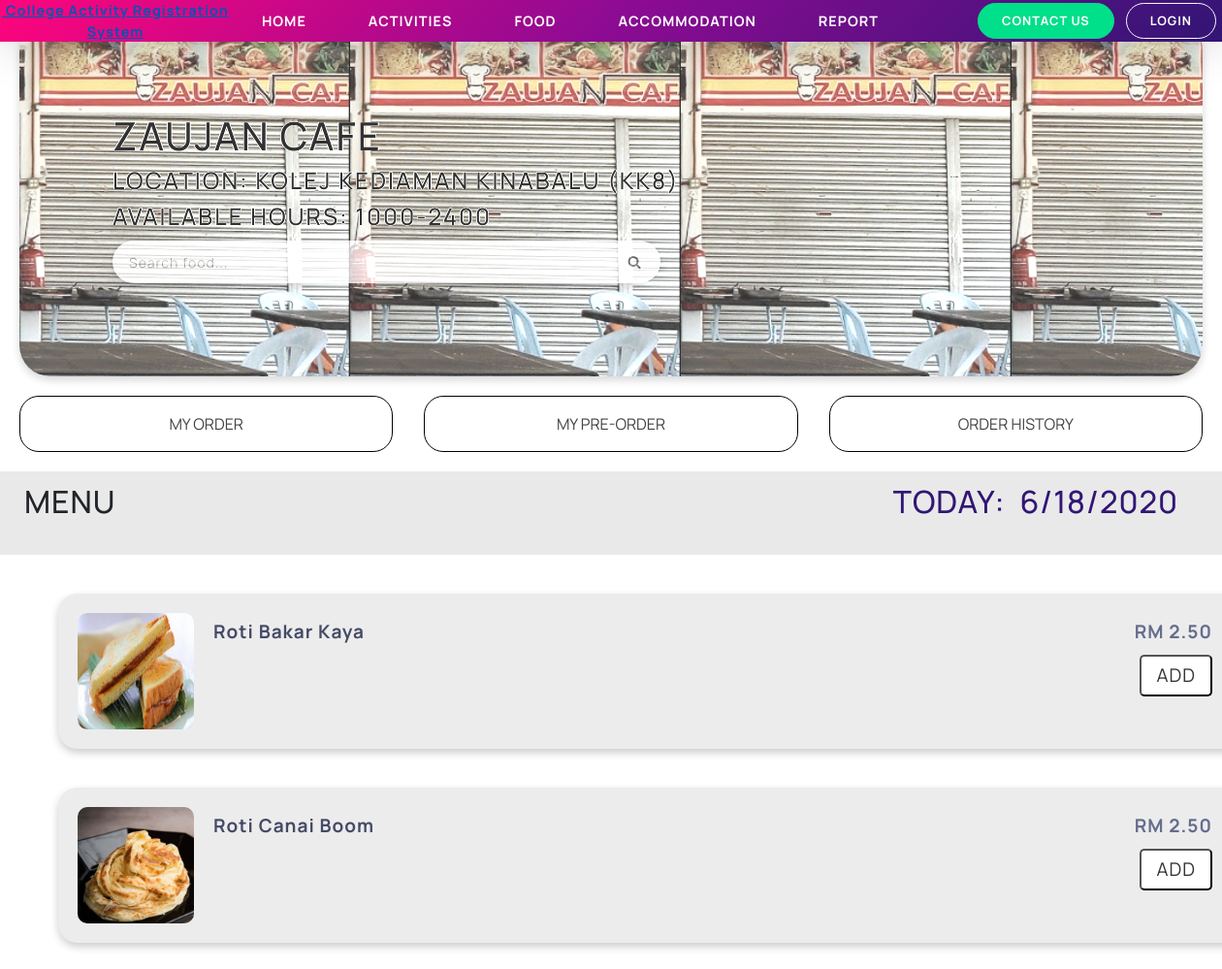
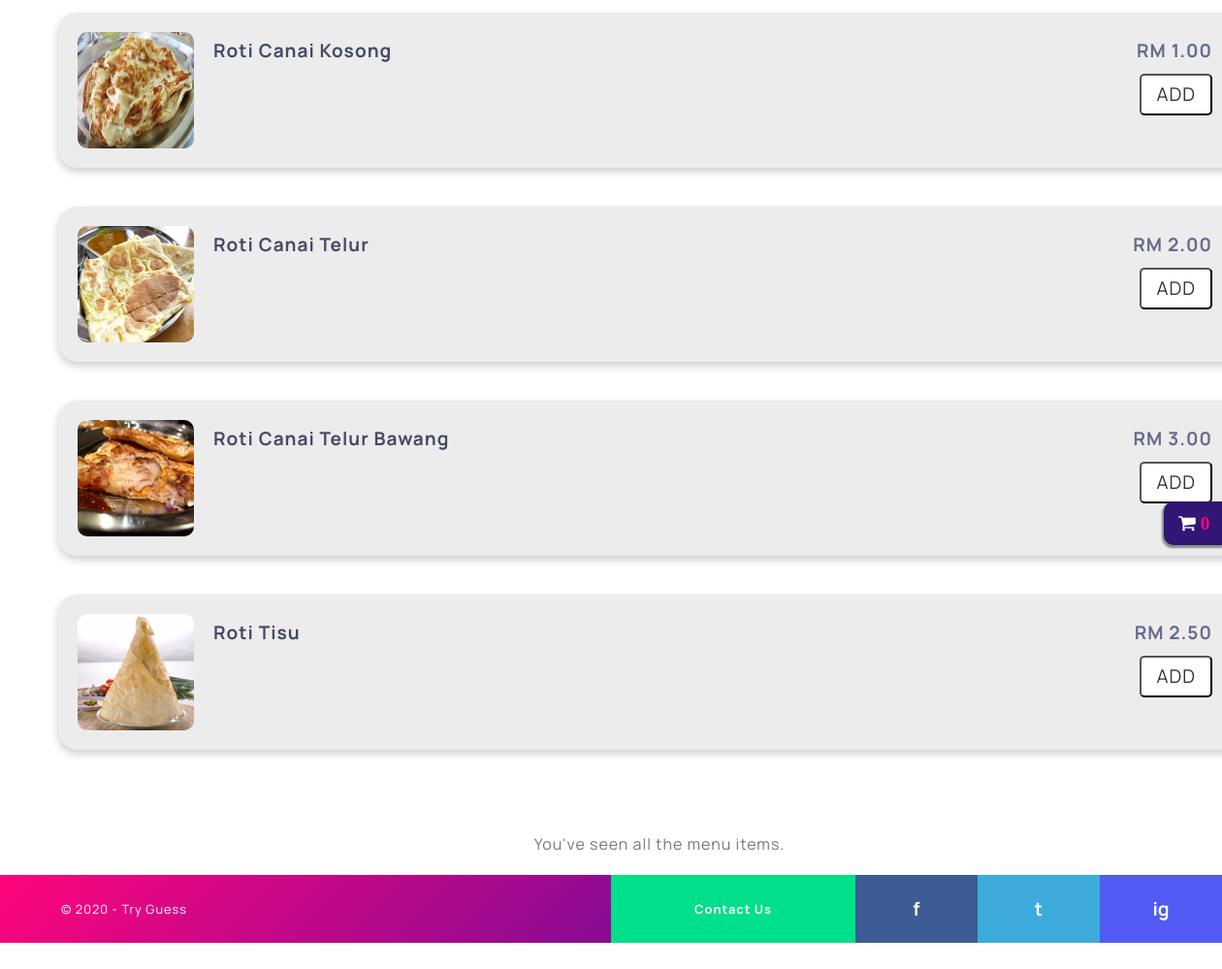
/menu.php?Restaurant_ID=2, run on the app's committed database (2 pictures, top to bottom).
### tables this page shows
CREATE TABLE Restaurant
( Restaurant_ID INT UNSIGNED NOT NULL AUTO_INCREMENT PRIMARY KEY,
  Restaurant_Name CHAR(100) NOT NULL,
  Restaurant_Type CHAR(50) NOT NULL,
  Restaurant_hours CHAR(20) NOT NULL,
  College_ID INT UNSIGNED NOT NULL,

  FOREIGN KEY (College_ID) REFERENCES College(College_ID)
);

CREATE TABLE College
( College_ID INT UNSIGNED NOT NULL PRIMARY KEY,
  College_Name CHAR(50) NOT NULL
);

CREATE TABLE Food
(  Food_ID INT UNSIGNED NOT NULL AUTO_INCREMENT PRIMARY KEY,
   Restaurant_ID INT UNSIGNED NOT NULL,
   Food_Name CHAR(100) NOT NULL,
   Food_Price FLOAT(4,2),

   FOREIGN KEY (Restaurant_ID) REFERENCES Restaurant(Restaurant_ID)
);

### menu.php (the view, shortened to what this page needs)
<!DOCTYPE html>
<html>
<head id="menu-head">
    <link rel="stylesheet" href="https://maxcdn.bootstrapcdn.com/bootstrap/4.0.0/css/bootstrap.min.css">
    <link rel="stylesheet" type="text/css" href="css/food.css">
    <link rel="stylesheet" type="text/css" href="css/menu.css">
    <link rel="stylesheet" type="text/css" href="css/styles.css" />
    <link rel="stylesheet" href="https://cdnjs.cloudflare.com/ajax/libs/animate.css/4.0.0/animate.min.css" />
    <link rel="stylesheet" href="css/login.css" />
    <link rel="stylesheet" href="https://cdnjs.cloudflare.com/ajax/libs/font-awesome/4.7.0/css/font-awesome.min.css">
</head>
<body id="menu-body">
    <nav class="navbar-expand-lg transitive" id="navbar">
        <div class="nav-container transitive" id="nav-container">
            <a class="" href="index.php" style="float: left; padding: 0;">
                College Activity Registration System
            </a>
            <div class="menu" id="navbarSupportedContent">
                <ul class="navbar-nav">
                    <li class="nav-item active px-4">
                        <a class="nav-link" href="index.php">HOME <span class="sr-only">(current)</span></a>
                    </li>
                    <li class="nav-item px-4">
                        <a class="nav-link" href="activity.php">ACTIVITIES</a>
                    </li>
                    <li class="nav-item px-4">
                        <a class="nav-link" href="food.php">FOOD</a>
                    </li>
                    <li class="nav-item px-4">
                        <a class="nav-link" href="application.php">ACCOMMODATION</a>
                    </li>
                    <li class="nav-item px-4" style="margin-right: 64px;">
                        <a class="nav-link" href="report.php">REPORT</a>
                    </li>
                    <li class="nav-item">
                        <button type="button" class="btn nav-btn px-4 py-2" style="background-color: #00df89; border-color: #00df89;">
                            CONTACT US
                        </button>
                    </li>
                    <li class="nav-item">
                        <button type="button" id="button-log-in" class="btn btn-outline-light nav-btn px-4 py-2">
                            LOGIN
                        </button>
                    </li>
                </ul>
            </div>
        </div>
    </nav>
    <header class="description">
        <?php
include_once "config.php";
$res_id = $_GET['Restaurant_ID'];
$sql = "SELECT restaurant.Restaurant_Name, college.College_Name, restaurant.Restaurant_hours FROM restaurant INNER JOIN college ON restaurant.College_ID = college.College_ID WHERE restaurant.Restaurant_ID=$res_id";
$result = $connectionString->query($sql);
while ($res = $result->fetch_array()) {
    $res_name = $res['Restaurant_Name'];
    $res_location = $res['College_Name'];
    $res_hours = $res['Restaurant_hours'];
}
?>
        <div id="menu-container">
            <div id="menu-container-inside" style="visibility: none">
                <h1 id="name"><?php echo $res_name; ?></h1>
                <h4 id="location"> Location: <?php echo $res_location; ?></h4>
                <h4 id="available-hours"> Available hours: <?php echo $res_hours; ?></h4>
                <form method="GET" action="menu.php">
                    <div class="search-container">
                        <input type="text" placeholder="Search food..." name="search">
                        <button type="submit"><i class="fa fa-search"></i></button>
                    </div>
                </form>
            </div>
        </div>
    </header>
    <div class="main-nav">
        <ul>
            <li>
                <a href="myorder.php">my order</a>
            </li>
            <li>
                <a href="mypreorder.php">my pre-order</a>
            <li>
                <a href="orderhistory.php">order history</a>
            </li>
        </ul>
    </div>
    <main>
        <div class="horizontal-bar-row">
            <h2>Menu<span style="color: #321575;">
                    <div class="select-container">
                        <p>
                            Today:&nbsp
                        </p>
                    </div>
                </span></h2>
        </div>
        <div class="menu-card-group">
            <?php
$sql2 = "SELECT * FROM food WHERE Restaurant_ID=$res_id ORDER BY Food_Name";
$result = $connectionString->query($sql2);
while ($food = $result->fetch_array()) {
    $food_name = $food['Food_Name'];
    $food_price = $food['Food_Price'];
    echo '<div class="food-card">
                        <div class="foodimage"><img id="food-img" alt="' . $food_name . '" src="assets/food/' . $food_name . '.jpg">
                        </div>
                        <div class="food-content">
                            <div class="namendes">
                                <div id="food-name"><b>' . $food_name . '</b></div>
                            </div>
                            <div class="pricenorder">
                                <div id="food-price"><b>RM ' . $food_price . '</b></div>
                                <div><button class="add-btn">add</button></div>
                            </div>
                        </div>
                    </div>';
            }
            ?>
            <br>
        </div>
        <div class="sticky-cart" id="st-cart">
            <div class="store-cart-icon"><span><i id="cart-icon" class="fa fa-shopping-cart" style="color: #ffff"> <b class="n-items">0</b></i></span></div>
        </div>
        <p class="food-card" style="text-align: center; background: white; box-shadow: none ;color: rgb(119, 119, 119);">You've seen all the menu items.</p>
    </main>
    <footer>
        <div class="copyright">
            <p>&copy 2020 - Try Guess</p>
        </div>
        <div class="social">
            <a href="#" class="support">Contact Us</a>
            <a href="#" class="face">f</a>
            <a href="#" class="tweet">t</a>
            <a href="#" class="linked">ig</a>
        </div>
    </footer>
</body>
</html>

### css/food.css (style rules this page uses)
.description { margin: 20px; }
nav { background-image: linear-gradient( -225deg, #ff057c 0, #8d0b93 50%, #321575 100% ) !important; -webkit-box-shadow: 0px 5px 50px -10px rgba(0, 0, 0, 0.4); -moz-box-shadow: 0px 5px 50px -10px rgba(0, 0, 0, 0.4); box-shadow: 0px 5px 50px -10px rgba(0, 0, 0, 0.4); }
.search-container { box-shadow: 0 1px 3px 0 rgba(0, 0, 0, .3), 0 4px 8px 3px rgba(0, 0, 0, .15); text-decoration: none; background: white; padding: 10px 15px; opacity: 0.6; border-radius: 8em; width: 55%; margin-top: 10px; }
.search-container input[type="text"] { color: black; letter-spacing: 1px; font-size: 14px; border: none; width: 80%; outline: none; }
.search-container::after { content: ""; clear: both; display: table; }
.search-container button { float: right; color: black; font-size: 14px; background: white; border: none; cursor: pointer; }
.main-nav { text-transform: uppercase; margin: 20px; }
.main-nav ul { display: grid; grid-template-columns: repeat(3, 1fr); grid-gap: 2em; padding: 0; list-style: none; }
.main-nav a { display: block; text-decoration: none; padding: 1em; text-align: center; color: rgb(68, 67, 67); border: 1px solid black; border-radius: 20px; }
.horizontal-bar-row { display: grid; background: rgb(233, 233, 233); padding: 12px 25px; text-transform: uppercase; letter-spacing: 1px; width: 100%; margin-top: 20px; margin-bottom: 20px; }
.horizontal-bar-row h2 { display: block; }
.select-container { display: block; float: right; text-align: right; padding-right: 20px; }

### css/menu.css (style rules this page uses)
#menu-head, #menu-body { font-family: "Manrope", sans-serif; }
#menu-container { box-shadow: 0 4px 8px 0 rgba(0, 0, 0, 0.2); background-color: rgb(68, 67, 67); opacity: 0.80; border-radius: 2em; filter: saturate(200%); filter: grayscale(20%) brightness(120%) blur(0.1px); background-size: cover; background-position: center; padding: 6em; text-transform: uppercase; letter-spacing: 2px; color: black; text-shadow: 0.03em 0 white, 0 0.03em white, -0.03em 0 white, 0 -0.03em white, -0.03em -0.03em white, -0.03em 0.03em white, 0.03em -0.03em white, 0.03em 0.03em white; }
.menu-card-group { margin: 20px 10px 30px 10px; }
.food-card { box-shadow: 0 4px 8px 0 rgba(0, 0, 0, 0.2); background-color: rgb(236, 236, 236); border-radius: 20px; margin-top: 20px; margin-bottom: 20px; margin-left: 50px; margin-right: 30px; letter-spacing: 1px; float: left; width: 100%; max-width: 1350px; transition: 0.3s ease-in; }
.foodimage { border-radius: 8px; }
#food-img { float: left; margin: 20px; width: 120px; border-radius: 10px; height: 120px; transition: 0.5s; }
.food-content { display: grid; grid-template-columns: auto auto; margin: 25px 50px 25px 25px; font-size: 19px; }
.namendes { display: block; text-align: left; float: left; }
#food-name { color: rgb(69, 74, 102); }
#food-price { color: rgb(102, 108, 141); }
.pricenorder { display: block; text-align: right; float: right; }
.add-btn, .order-btn, .preorder-btn { margin-top: 10px; text-transform: uppercase; text-align: center; padding: 5px 15px; color: rgb(53, 53, 53); background-color: white; border-radius: 5px; transition: 0.01s; cursor: pointer; letter-spacing: 1px; }
.sticky-cart { width: 60px; height: 45px; float: right; box-shadow: -1px 2px 2px 1px rgb(134, 141, 139); border-radius: 10px 0px 0px 10px; background: #321575; position: -webkit-sticky; position: sticky; bottom: 28rem; align-self: flex-end; transition: 0.01s; visibility: visible; z-index: 2; }
.store-cart-icon { position: absolute; top: 0; left: 0; border-radius: 10px 0px 0px 10px; width: 60px; height: 45px; }
#cart-icon { font-size: larger; margin: 13px 5px 10px 15px; display: inline-block; justify-content: space-between; }
.n-items { color: #ff057c; }

### css/login.css (style rules this page uses)
:root { --progressBarColor: ; }

### data on the page
restaurant: Restaurant_Name "ZAUJAN CAFE", College_ID.College_Name "KOLEJ KEDIAMAN KINABALU (KK8)", Restaurant_hours "1000-2400"
food: Food_Name (picture), Food_Name "Roti Bakar Kaya", Food_Price "2.50"
food: Food_Name (picture), Food_Name "Roti Canai Boom", Food_Price "2.50"
food: Food_Name (picture), Food_Name "Roti Canai Kosong", Food_Price "1.00"
food: Food_Name (picture), Food_Name "Roti Canai Telur", Food_Price "2.00"
food: Food_Name (picture), Food_Name "Roti Canai Telur Bawang", Food_Price "3.00"
food: Food_Name (picture), Food_Name "Roti Tisu", Food_Price "2.50"
